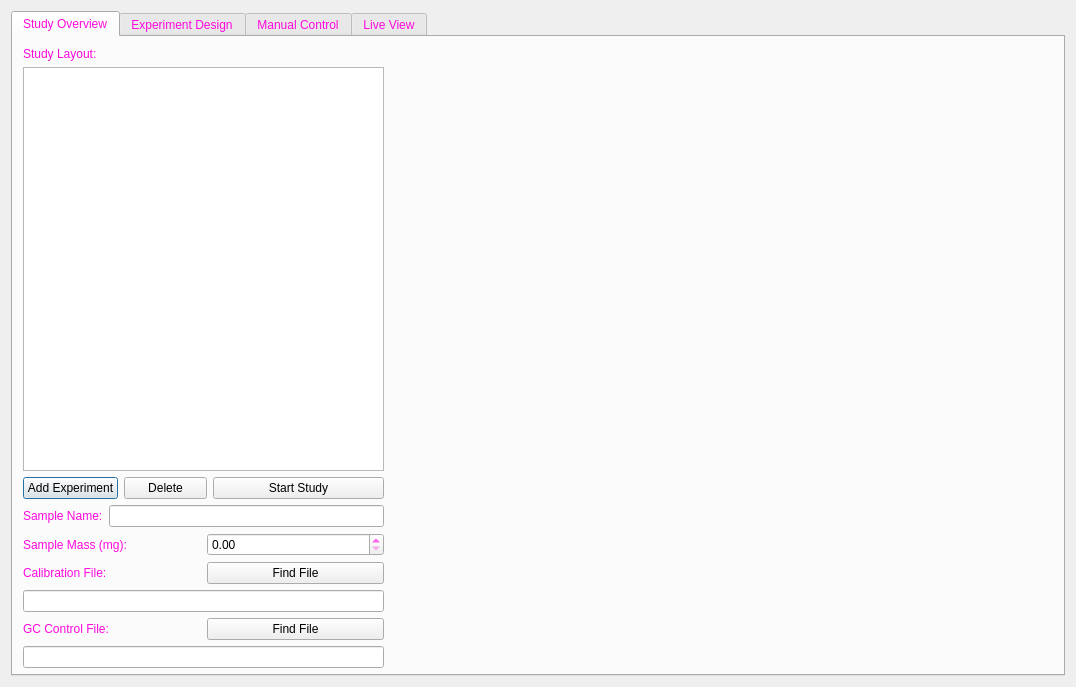
<?xml version="1.0" encoding="UTF-8"?>
<ui version="4.0">
 <class>Dialog</class>
 <widget class="QDialog" name="Dialog">
  <property name="geometry">
   <rect>
    <x>0</x>
    <y>0</y>
    <width>1076</width>
    <height>687</height>
   </rect>
  </property>
  <property name="windowTitle">
   <string>Dialog</string>
  </property>
  <layout class="QHBoxLayout" name="horizontalLayout_6">
   <item>
    <widget class="QTabWidget" name="tabWidget">
     <property name="sizePolicy">
      <sizepolicy hsizetype="Expanding" vsizetype="Expanding">
       <horstretch>0</horstretch>
       <verstretch>0</verstretch>
      </sizepolicy>
     </property>
     <property name="palette">
      <palette>
       <active>
        <colorrole role="WindowText">
         <brush brushstyle="SolidPattern">
          <color alpha="255">
           <red>255</red>
           <green>8</green>
           <blue>222</blue>
          </color>
         </brush>
        </colorrole>
        <colorrole role="NoRole">
         <brush brushstyle="SolidPattern">
          <color alpha="255">
           <red>252</red>
           <green>5</green>
           <blue>10</blue>
          </color>
         </brush>
        </colorrole>
       </active>
       <inactive>
        <colorrole role="WindowText">
         <brush brushstyle="SolidPattern">
          <color alpha="255">
           <red>255</red>
           <green>8</green>
           <blue>222</blue>
          </color>
         </brush>
        </colorrole>
        <colorrole role="NoRole">
         <brush brushstyle="SolidPattern">
          <color alpha="255">
           <red>252</red>
           <green>5</green>
           <blue>10</blue>
          </color>
         </brush>
        </colorrole>
       </inactive>
       <disabled>
        <colorrole role="WindowText">
         <brush brushstyle="SolidPattern">
          <color alpha="255">
           <red>0</red>
           <green>85</green>
           <blue>127</blue>
          </color>
         </brush>
        </colorrole>
        <colorrole role="NoRole">
         <brush brushstyle="SolidPattern">
          <color alpha="255">
           <red>252</red>
           <green>5</green>
           <blue>10</blue>
          </color>
         </brush>
        </colorrole>
       </disabled>
      </palette>
     </property>
     <property name="autoFillBackground">
      <bool>false</bool>
     </property>
     <property name="currentIndex">
      <number>0</number>
     </property>
     <widget class="QWidget" name="tabOverview">
      <attribute name="title">
       <string>Study Overview</string>
      </attribute>
      <widget class="QWidget" name="horizontalLayoutWidget">
       <property name="geometry">
        <rect>
         <x>10</x>
         <y>10</y>
         <width>361</width>
         <height>621</height>
        </rect>
       </property>
       <layout class="QHBoxLayout" name="horizontalLayout_4">
        <item>
         <layout class="QVBoxLayout" name="verticalLayout_3">
          <item>
           <widget class="QLabel" name="label">
            <property name="maximumSize">
             <size>
              <width>16777215</width>
              <height>30</height>
             </size>
            </property>
            <property name="text">
             <string>Study Layout:</string>
            </property>
           </widget>
          </item>
          <item>
           <layout class="QGridLayout" name="gridLayout">
            <item row="2" column="0">
             <widget class="QPushButton" name="butAddExpt">
              <property name="text">
               <string>Add Experiment</string>
              </property>
              <property name="checkable">
               <bool>false</bool>
              </property>
             </widget>
            </item>
            <item row="2" column="1">
             <widget class="QPushButton" name="butDelete">
              <property name="text">
               <string>Delete</string>
              </property>
             </widget>
            </item>
            <item row="2" column="2" colspan="2">
             <widget class="QPushButton" name="butStart">
              <property name="text">
               <string>Start Study</string>
              </property>
             </widget>
            </item>
            <item row="0" column="0" colspan="4">
             <widget class="QListWidget" name="listWidget"/>
            </item>
           </layout>
          </item>
          <item>
           <layout class="QVBoxLayout" name="verticalLayout_2">
            <item>
             <layout class="QHBoxLayout" name="horizontalLayout">
              <item>
               <widget class="QLabel" name="label_2">
                <property name="maximumSize">
                 <size>
                  <width>16777215</width>
                  <height>30</height>
                 </size>
                </property>
                <property name="text">
                 <string>Sample Name:</string>
                </property>
               </widget>
              </item>
              <item>
               <widget class="QLineEdit" name="sample_name"/>
              </item>
             </layout>
            </item>
            <item>
             <layout class="QHBoxLayout" name="horizontalLayout_3">
              <item>
               <widget class="QLabel" name="label_4">
                <property name="maximumSize">
                 <size>
                  <width>16777215</width>
                  <height>30</height>
                 </size>
                </property>
                <property name="text">
                 <string>Sample Mass (mg):</string>
                </property>
               </widget>
              </item>
              <item>
               <widget class="QDoubleSpinBox" name="sample_mass">
                <property name="maximumSize">
                 <size>
                  <width>16777215</width>
                  <height>30</height>
                 </size>
                </property>
               </widget>
              </item>
             </layout>
            </item>
            <item>
             <layout class="QHBoxLayout" name="horizontalLayout_2">
              <item>
               <widget class="QLabel" name="label_3">
                <property name="maximumSize">
                 <size>
                  <width>16777215</width>
                  <height>30</height>
                 </size>
                </property>
                <property name="text">
                 <string>Calibration File:</string>
                </property>
               </widget>
              </item>
              <item>
               <widget class="QPushButton" name="findCalFile">
                <property name="maximumSize">
                 <size>
                  <width>16777215</width>
                  <height>30</height>
                 </size>
                </property>
                <property name="text">
                 <string>Find File</string>
                </property>
               </widget>
              </item>
             </layout>
            </item>
            <item>
             <widget class="QLineEdit" name="cal_path"/>
            </item>
           </layout>
          </item>
          <item>
           <layout class="QHBoxLayout" name="horizontalLayout_7">
            <item>
             <widget class="QLabel" name="label_6">
              <property name="text">
               <string>GC Control File:</string>
              </property>
             </widget>
            </item>
            <item>
             <widget class="QPushButton" name="findCtrlFile">
              <property name="text">
               <string>Find File</string>
              </property>
             </widget>
            </item>
           </layout>
          </item>
          <item>
           <widget class="QLineEdit" name="ctrl_path"/>
          </item>
         </layout>
        </item>
       </layout>
      </widget>
      <widget class="QWidget" name="verticalLayoutWidget">
       <property name="geometry">
        <rect>
         <x>379</x>
         <y>10</y>
         <width>661</width>
         <height>621</height>
        </rect>
       </property>
       <layout class="QVBoxLayout" name="verticalLayout_7"/>
      </widget>
     </widget>
     <widget class="QWidget" name="tabExperimentDesign">
      <attribute name="title">
       <string>Experiment Design</string>
      </attribute>
      <widget class="QWidget" name="horizontalLayoutWidget_3">
       <property name="geometry">
        <rect>
         <x>10</x>
         <y>10</y>
         <width>361</width>
         <height>619</height>
        </rect>
       </property>
       <layout class="QHBoxLayout" name="horizontalLayout_10">
        <item>
         <layout class="QVBoxLayout" name="verticalLayout">
          <property name="spacing">
           <number>20</number>
          </property>
          <item>
           <layout class="QFormLayout" name="formLayout_6">
            <property name="sizeConstraint">
             <enum>QLayout::SetMaximumSize</enum>
            </property>
            <property name="fieldGrowthPolicy">
             <enum>QFormLayout::AllNonFixedFieldsGrow</enum>
            </property>
            <property name="verticalSpacing">
             <number>9</number>
            </property>
            <item row="0" column="0">
             <widget class="QLabel" name="label_5">
              <property name="text">
               <string>Experiment Type</string>
              </property>
             </widget>
            </item>
            <item row="0" column="1">
             <widget class="QComboBox" name="expt_types"/>
            </item>
           </layout>
          </item>
          <item>
           <layout class="QHBoxLayout" name="horizontalLayout_9">
            <property name="sizeConstraint">
             <enum>QLayout::SetMaximumSize</enum>
            </property>
            <item>
             <widget class="QLabel" name="IndVar">
              <property name="maximumSize">
               <size>
                <width>16777215</width>
                <height>30</height>
               </size>
              </property>
              <property name="text">
               <string>Independent Variable:</string>
              </property>
             </widget>
            </item>
            <item>
             <widget class="QLabel" name="label_IndVar">
              <property name="text">
               <string> - </string>
              </property>
             </widget>
            </item>
           </layout>
          </item>
          <item>
           <layout class="QGridLayout" name="gridLayout_9">
            <property name="sizeConstraint">
             <enum>QLayout::SetMaximumSize</enum>
            </property>
            <property name="topMargin">
             <number>0</number>
            </property>
            <property name="verticalSpacing">
             <number>0</number>
            </property>
            <item row="0" column="0">
             <widget class="QLabel" name="label_78">
              <property name="maximumSize">
               <size>
                <width>16777215</width>
                <height>30</height>
               </size>
              </property>
              <property name="text">
               <string>Start</string>
              </property>
             </widget>
            </item>
            <item row="0" column="1">
             <widget class="QLabel" name="label_79">
              <property name="maximumSize">
               <size>
                <width>16777215</width>
                <height>30</height>
               </size>
              </property>
              <property name="text">
               <string>Stop</string>
              </property>
             </widget>
            </item>
            <item row="0" column="2">
             <widget class="QLabel" name="label_80">
              <property name="maximumSize">
               <size>
                <width>16777215</width>
                <height>30</height>
               </size>
              </property>
              <property name="text">
               <string>Step</string>
              </property>
             </widget>
            </item>
            <item row="1" column="0">
             <widget class="QDoubleSpinBox" name="IndVar_start">
              <property name="maximum">
               <double>1000.000000000000000</double>
              </property>
             </widget>
            </item>
            <item row="1" column="1">
             <widget class="QDoubleSpinBox" name="IndVar_stop">
              <property name="maximum">
               <double>1000.000000000000000</double>
              </property>
             </widget>
            </item>
            <item row="1" column="2">
             <widget class="QDoubleSpinBox" name="IndVar_step">
              <property name="maximum">
               <double>1000.000000000000000</double>
              </property>
             </widget>
            </item>
           </layout>
          </item>
          <item>
           <layout class="QFormLayout" name="formLayout_4">
            <property name="verticalSpacing">
             <number>20</number>
            </property>
            <item row="0" column="0">
             <widget class="QLabel" name="label_7">
              <property name="text">
               <string>Power (mW)</string>
              </property>
             </widget>
            </item>
            <item row="0" column="1">
             <widget class="QDoubleSpinBox" name="setPower">
              <property name="alignment">
               <set>Qt::AlignRight|Qt::AlignTrailing|Qt::AlignVCenter</set>
              </property>
              <property name="maximum">
               <double>2000.000000000000000</double>
              </property>
             </widget>
            </item>
            <item row="1" column="0">
             <widget class="QLabel" name="label_77">
              <property name="text">
               <string>Temperature (K)</string>
              </property>
             </widget>
            </item>
            <item row="1" column="1">
             <widget class="QDoubleSpinBox" name="setTemp">
              <property name="alignment">
               <set>Qt::AlignRight|Qt::AlignTrailing|Qt::AlignVCenter</set>
              </property>
              <property name="maximum">
               <double>723.000000000000000</double>
              </property>
             </widget>
            </item>
            <item row="2" column="0">
             <widget class="QLabel" name="label_8">
              <property name="text">
               <string>&lt;html&gt;&lt;head/&gt;&lt;body&gt;&lt;p&gt;Sample Rate (min&lt;span style=&quot; vertical-align:super;&quot;&gt;-1&lt;/span&gt;)&lt;/p&gt;&lt;/body&gt;&lt;/html&gt;</string>
              </property>
             </widget>
            </item>
            <item row="2" column="1">
             <widget class="QSpinBox" name="setSampleRate">
              <property name="alignment">
               <set>Qt::AlignRight|Qt::AlignTrailing|Qt::AlignVCenter</set>
              </property>
             </widget>
            </item>
            <item row="3" column="0">
             <widget class="QLabel" name="label_9">
              <property name="text">
               <string>Sample Size (#)</string>
              </property>
             </widget>
            </item>
            <item row="3" column="1">
             <widget class="QSpinBox" name="setSampleSize">
              <property name="alignment">
               <set>Qt::AlignRight|Qt::AlignTrailing|Qt::AlignVCenter</set>
              </property>
             </widget>
            </item>
            <item row="4" column="0">
             <widget class="QLabel" name="label_10">
              <property name="text">
               <string>&lt;html&gt;&lt;head/&gt;&lt;body&gt;&lt;p&gt;Ramp Rate (&lt;span style=&quot; vertical-align:super;&quot;&gt;o&lt;/span&gt;C/min)&lt;/p&gt;&lt;/body&gt;&lt;/html&gt;</string>
              </property>
             </widget>
            </item>
            <item row="4" column="1">
             <widget class="QSpinBox" name="setRampRate">
              <property name="alignment">
               <set>Qt::AlignRight|Qt::AlignTrailing|Qt::AlignVCenter</set>
              </property>
             </widget>
            </item>
            <item row="5" column="0">
             <widget class="QLabel" name="label_11">
              <property name="text">
               <string>Buffer Time (min)</string>
              </property>
             </widget>
            </item>
            <item row="5" column="1">
             <widget class="QSpinBox" name="setBuffer">
              <property name="alignment">
               <set>Qt::AlignRight|Qt::AlignTrailing|Qt::AlignVCenter</set>
              </property>
             </widget>
            </item>
            <item row="6" column="0">
             <widget class="QLabel" name="label_15">
              <property name="text">
               <string>Total Flow (sccm)</string>
              </property>
             </widget>
            </item>
            <item row="6" column="1">
             <widget class="QDoubleSpinBox" name="setFlow">
              <property name="alignment">
               <set>Qt::AlignRight|Qt::AlignTrailing|Qt::AlignVCenter</set>
              </property>
              <property name="maximum">
               <double>50.000000000000000</double>
              </property>
              <property name="singleStep">
               <double>0.100000000000000</double>
              </property>
             </widget>
            </item>
           </layout>
          </item>
          <item>
           <layout class="QGridLayout" name="gridLayout_2">
            <property name="verticalSpacing">
             <number>16</number>
            </property>
            <item row="0" column="1">
             <widget class="QLabel" name="label_16">
              <property name="text">
               <string>Composition (frac)</string>
              </property>
             </widget>
            </item>
            <item row="0" column="2">
             <widget class="QLabel" name="label_17">
              <property name="text">
               <string>Gas Type</string>
              </property>
             </widget>
            </item>
            <item row="1" column="0">
             <widget class="QLabel" name="label_12">
              <property name="text">
               <string>Gas A</string>
              </property>
             </widget>
            </item>
            <item row="1" column="1">
             <widget class="QDoubleSpinBox" name="setGasAComp">
              <property name="alignment">
               <set>Qt::AlignRight|Qt::AlignTrailing|Qt::AlignVCenter</set>
              </property>
              <property name="maximum">
               <double>1.000000000000000</double>
              </property>
              <property name="singleStep">
               <double>0.010000000000000</double>
              </property>
             </widget>
            </item>
            <item row="1" column="2">
             <widget class="QComboBox" name="setGasAType"/>
            </item>
            <item row="2" column="0">
             <widget class="QLabel" name="label_13">
              <property name="text">
               <string>Gas B</string>
              </property>
             </widget>
            </item>
            <item row="2" column="1">
             <widget class="QDoubleSpinBox" name="setGasBComp">
              <property name="alignment">
               <set>Qt::AlignRight|Qt::AlignTrailing|Qt::AlignVCenter</set>
              </property>
              <property name="maximum">
               <double>1.000000000000000</double>
              </property>
              <property name="singleStep">
               <double>0.010000000000000</double>
              </property>
             </widget>
            </item>
            <item row="2" column="2">
             <widget class="QComboBox" name="setGasBType"/>
            </item>
            <item row="3" column="0">
             <widget class="QLabel" name="label_14">
              <property name="text">
               <string>Gas C</string>
              </property>
             </widget>
            </item>
            <item row="3" column="1">
             <widget class="QDoubleSpinBox" name="setGasCComp">
              <property name="alignment">
               <set>Qt::AlignRight|Qt::AlignTrailing|Qt::AlignVCenter</set>
              </property>
              <property name="maximum">
               <double>1.000000000000000</double>
              </property>
              <property name="singleStep">
               <double>0.010000000000000</double>
              </property>
             </widget>
            </item>
            <item row="3" column="2">
             <widget class="QComboBox" name="setGasCType"/>
            </item>
           </layout>
          </item>
         </layout>
        </item>
       </layout>
      </widget>
      <widget class="QWidget" name="verticalLayoutWidget_2">
       <property name="geometry">
        <rect>
         <x>380</x>
         <y>10</y>
         <width>661</width>
         <height>621</height>
        </rect>
       </property>
       <layout class="QVBoxLayout" name="verticalLayout_8"/>
      </widget>
     </widget>
     <widget class="QWidget" name="tabManualControl">
      <attribute name="title">
       <string>Manual Control</string>
      </attribute>
      <widget class="QWidget" name="layoutWidget">
       <property name="geometry">
        <rect>
         <x>80</x>
         <y>30</y>
         <width>321</width>
         <height>422</height>
        </rect>
       </property>
       <layout class="QVBoxLayout" name="manualControlLayout">
        <item>
         <layout class="QFormLayout" name="formLayout_2">
          <item row="0" column="0">
           <widget class="QLabel" name="label_60">
            <property name="text">
             <string>Temperature</string>
            </property>
           </widget>
          </item>
          <item row="1" column="0">
           <widget class="QLabel" name="label_62">
            <property name="text">
             <string>&lt;html&gt;&lt;head/&gt;&lt;body&gt;&lt;p&gt;Ramp Rate (&lt;span style=&quot; vertical-align:super;&quot;&gt;o&lt;/span&gt;C/min)&lt;/p&gt;&lt;/body&gt;&lt;/html&gt;</string>
            </property>
           </widget>
          </item>
          <item row="1" column="1">
           <widget class="QSpinBox" name="manualRamp">
            <property name="alignment">
             <set>Qt::AlignRight|Qt::AlignTrailing|Qt::AlignVCenter</set>
            </property>
           </widget>
          </item>
          <item row="2" column="0">
           <widget class="QLabel" name="label_63">
            <property name="text">
             <string>Power</string>
            </property>
           </widget>
          </item>
          <item row="2" column="1">
           <widget class="QDoubleSpinBox" name="manualPower">
            <property name="alignment">
             <set>Qt::AlignRight|Qt::AlignTrailing|Qt::AlignVCenter</set>
            </property>
           </widget>
          </item>
          <item row="3" column="0">
           <widget class="QLabel" name="label_52">
            <property name="text">
             <string>&lt;html&gt;&lt;head/&gt;&lt;body&gt;&lt;p&gt;Sample Rate (min&lt;span style=&quot; vertical-align:super;&quot;&gt;-1&lt;/span&gt;)&lt;/p&gt;&lt;/body&gt;&lt;/html&gt;</string>
            </property>
           </widget>
          </item>
          <item row="3" column="1">
           <widget class="QSpinBox" name="manualSampleRate">
            <property name="alignment">
             <set>Qt::AlignRight|Qt::AlignTrailing|Qt::AlignVCenter</set>
            </property>
           </widget>
          </item>
          <item row="4" column="0">
           <widget class="QLabel" name="label_61">
            <property name="text">
             <string>Sample Size (#)</string>
            </property>
           </widget>
          </item>
          <item row="4" column="1">
           <widget class="QSpinBox" name="manualSampleSize">
            <property name="alignment">
             <set>Qt::AlignRight|Qt::AlignTrailing|Qt::AlignVCenter</set>
            </property>
           </widget>
          </item>
          <item row="5" column="0">
           <widget class="QLabel" name="label_64">
            <property name="text">
             <string>Buffer Time (min)</string>
            </property>
           </widget>
          </item>
          <item row="5" column="1">
           <widget class="QSpinBox" name="manualBuffer">
            <property name="alignment">
             <set>Qt::AlignRight|Qt::AlignTrailing|Qt::AlignVCenter</set>
            </property>
           </widget>
          </item>
          <item row="0" column="1">
           <widget class="QDoubleSpinBox" name="manualTemp">
            <property name="alignment">
             <set>Qt::AlignRight|Qt::AlignTrailing|Qt::AlignVCenter</set>
            </property>
           </widget>
          </item>
         </layout>
        </item>
        <item>
         <layout class="QGridLayout" name="gridLayout_7">
          <item row="0" column="2">
           <widget class="QLabel" name="label_56">
            <property name="text">
             <string>Gas Type</string>
            </property>
            <property name="alignment">
             <set>Qt::AlignCenter</set>
            </property>
           </widget>
          </item>
          <item row="1" column="0">
           <widget class="QLabel" name="label_57">
            <property name="text">
             <string>Gas A</string>
            </property>
           </widget>
          </item>
          <item row="1" column="2">
           <widget class="QComboBox" name="manualGasAType"/>
          </item>
          <item row="2" column="0">
           <widget class="QLabel" name="label_58">
            <property name="text">
             <string>Gas B</string>
            </property>
           </widget>
          </item>
          <item row="3" column="0">
           <widget class="QLabel" name="label_59">
            <property name="text">
             <string>Gas C</string>
            </property>
           </widget>
          </item>
          <item row="0" column="1">
           <widget class="QLabel" name="label_55">
            <property name="text">
             <string>Composition</string>
            </property>
            <property name="alignment">
             <set>Qt::AlignCenter</set>
            </property>
           </widget>
          </item>
          <item row="1" column="1">
           <widget class="QDoubleSpinBox" name="manualGasAComp">
            <property name="alignment">
             <set>Qt::AlignRight|Qt::AlignTrailing|Qt::AlignVCenter</set>
            </property>
           </widget>
          </item>
          <item row="2" column="1">
           <widget class="QDoubleSpinBox" name="manualGasBComp">
            <property name="alignment">
             <set>Qt::AlignRight|Qt::AlignTrailing|Qt::AlignVCenter</set>
            </property>
           </widget>
          </item>
          <item row="3" column="1">
           <widget class="QDoubleSpinBox" name="manualGasCComp">
            <property name="alignment">
             <set>Qt::AlignRight|Qt::AlignTrailing|Qt::AlignVCenter</set>
            </property>
           </widget>
          </item>
          <item row="2" column="2">
           <widget class="QComboBox" name="manualGasBType"/>
          </item>
          <item row="3" column="2">
           <widget class="QComboBox" name="manualGasCType"/>
          </item>
         </layout>
        </item>
        <item>
         <layout class="QFormLayout" name="formLayout_3">
          <item row="0" column="0">
           <widget class="QLabel" name="label_54">
            <property name="text">
             <string>Total Flow</string>
            </property>
           </widget>
          </item>
          <item row="0" column="1">
           <widget class="QDoubleSpinBox" name="manualFlow">
            <property name="alignment">
             <set>Qt::AlignRight|Qt::AlignTrailing|Qt::AlignVCenter</set>
            </property>
           </widget>
          </item>
          <item row="1" column="0" colspan="2">
           <widget class="QDialogButtonBox" name="buttonBox">
            <property name="layoutDirection">
             <enum>Qt::RightToLeft</enum>
            </property>
            <property name="orientation">
             <enum>Qt::Horizontal</enum>
            </property>
            <property name="standardButtons">
             <set>QDialogButtonBox::Apply|QDialogButtonBox::Reset</set>
            </property>
            <property name="centerButtons">
             <bool>true</bool>
            </property>
           </widget>
          </item>
         </layout>
        </item>
       </layout>
      </widget>
      <widget class="QProgressBar" name="progressBar">
       <property name="geometry">
        <rect>
         <x>460</x>
         <y>320</y>
         <width>251</width>
         <height>31</height>
        </rect>
       </property>
       <property name="maximum">
        <number>100</number>
       </property>
       <property name="value">
        <number>100</number>
       </property>
      </widget>
      <widget class="QLabel" name="label_18">
       <property name="geometry">
        <rect>
         <x>460</x>
         <y>300</y>
         <width>181</width>
         <height>19</height>
        </rect>
       </property>
       <property name="text">
        <string>Manual Update Progress:</string>
       </property>
      </widget>
      <widget class="QGroupBox" name="groupBox">
       <property name="geometry">
        <rect>
         <x>460</x>
         <y>30</y>
         <width>241</width>
         <height>260</height>
        </rect>
       </property>
       <property name="title">
        <string>Live Readout:</string>
       </property>
       <widget class="QWidget" name="layoutWidget">
        <property name="geometry">
         <rect>
          <x>6</x>
          <y>30</y>
          <width>232</width>
          <height>220</height>
         </rect>
        </property>
        <layout class="QVBoxLayout" name="verticalLiveReadout1">
         <item>
          <layout class="QFormLayout" name="formLayout">
           <item row="1" column="0">
            <widget class="QLabel" name="label_75">
             <property name="text">
              <string>Current Power:</string>
             </property>
            </widget>
           </item>
           <item row="0" column="0">
            <widget class="QLabel" name="label_74">
             <property name="text">
              <string>Current Temperature:</string>
             </property>
            </widget>
           </item>
           <item row="0" column="1">
            <widget class="QLabel" name="current_temp_1">
             <property name="text">
              <string>TextLabel</string>
             </property>
             <property name="alignment">
              <set>Qt::AlignRight|Qt::AlignTrailing|Qt::AlignVCenter</set>
             </property>
            </widget>
           </item>
           <item row="1" column="1">
            <widget class="QLabel" name="current_power_1">
             <property name="text">
              <string>TextLabel</string>
             </property>
             <property name="alignment">
              <set>Qt::AlignRight|Qt::AlignTrailing|Qt::AlignVCenter</set>
             </property>
            </widget>
           </item>
          </layout>
         </item>
         <item>
          <layout class="QGridLayout" name="gridLayout_8">
           <item row="4" column="0">
            <widget class="QLabel" name="label_53">
             <property name="text">
              <string>Output:</string>
             </property>
            </widget>
           </item>
           <item row="3" column="2">
            <widget class="QLabel" name="current_gasC_type_1">
             <property name="text">
              <string>TextLabel</string>
             </property>
             <property name="alignment">
              <set>Qt::AlignCenter</set>
             </property>
            </widget>
           </item>
           <item row="2" column="2">
            <widget class="QLabel" name="current_gasB_type_1">
             <property name="text">
              <string>TextLabel</string>
             </property>
             <property name="alignment">
              <set>Qt::AlignCenter</set>
             </property>
            </widget>
           </item>
           <item row="1" column="2">
            <widget class="QLabel" name="current_gasA_type_1">
             <property name="text">
              <string>TextLabel</string>
             </property>
             <property name="alignment">
              <set>Qt::AlignCenter</set>
             </property>
            </widget>
           </item>
           <item row="4" column="2">
            <widget class="QLabel" name="label_73">
             <property name="text">
              <string>-</string>
             </property>
            </widget>
           </item>
           <item row="2" column="0">
            <widget class="QLabel" name="label_68">
             <property name="text">
              <string>Gas B</string>
             </property>
            </widget>
           </item>
           <item row="3" column="0">
            <widget class="QLabel" name="label_69">
             <property name="text">
              <string>Gas C</string>
             </property>
            </widget>
           </item>
           <item row="0" column="1">
            <widget class="QLabel" name="label_65">
             <property name="text">
              <string>Flow</string>
             </property>
            </widget>
           </item>
           <item row="0" column="2">
            <widget class="QLabel" name="label_66">
             <property name="text">
              <string>Gas Type</string>
             </property>
            </widget>
           </item>
           <item row="1" column="0">
            <widget class="QLabel" name="label_67">
             <property name="text">
              <string>Gas A</string>
             </property>
            </widget>
           </item>
           <item row="1" column="1">
            <widget class="QLabel" name="current_gasA_comp_1">
             <property name="text">
              <string>TextLabel</string>
             </property>
             <property name="alignment">
              <set>Qt::AlignCenter</set>
             </property>
            </widget>
           </item>
           <item row="2" column="1">
            <widget class="QLabel" name="current_gasB_comp_1">
             <property name="text">
              <string>TextLabel</string>
             </property>
             <property name="alignment">
              <set>Qt::AlignCenter</set>
             </property>
            </widget>
           </item>
           <item row="3" column="1">
            <widget class="QLabel" name="current_gasC_comp_1">
             <property name="text">
              <string>TextLabel</string>
             </property>
             <property name="alignment">
              <set>Qt::AlignCenter</set>
             </property>
            </widget>
           </item>
           <item row="4" column="1">
            <widget class="QLabel" name="current_gasD_flow_1">
             <property name="text">
              <string>TextLabel</string>
             </property>
             <property name="alignment">
              <set>Qt::AlignCenter</set>
             </property>
            </widget>
           </item>
          </layout>
         </item>
        </layout>
       </widget>
      </widget>
      <widget class="QLabel" name="label_38">
       <property name="geometry">
        <rect>
         <x>810</x>
         <y>520</y>
         <width>211</width>
         <height>91</height>
        </rect>
       </property>
       <property name="text">
        <string/>
       </property>
       <property name="pixmap">
        <pixmap>gui_style_guides/drawing.svg</pixmap>
       </property>
       <property name="scaledContents">
        <bool>true</bool>
       </property>
       <property name="alignment">
        <set>Qt::AlignCenter</set>
       </property>
      </widget>
     </widget>
     <widget class="QWidget" name="tabLiveView">
      <attribute name="title">
       <string>Live View</string>
      </attribute>
      <widget class="QLabel" name="label_37">
       <property name="geometry">
        <rect>
         <x>810</x>
         <y>520</y>
         <width>211</width>
         <height>91</height>
        </rect>
       </property>
       <property name="text">
        <string/>
       </property>
       <property name="pixmap">
        <pixmap>gui_style_guides/drawing.svg</pixmap>
       </property>
       <property name="scaledContents">
        <bool>true</bool>
       </property>
       <property name="alignment">
        <set>Qt::AlignCenter</set>
       </property>
      </widget>
      <widget class="QGroupBox" name="groupBox_3">
       <property name="geometry">
        <rect>
         <x>60</x>
         <y>30</y>
         <width>241</width>
         <height>260</height>
        </rect>
       </property>
       <property name="title">
        <string>Live Readout:</string>
       </property>
       <widget class="QWidget" name="layoutWidget_9">
        <property name="geometry">
         <rect>
          <x>3</x>
          <y>30</y>
          <width>234</width>
          <height>221</height>
         </rect>
        </property>
        <layout class="QVBoxLayout" name="verticalLiveReadout1_2">
         <item>
          <layout class="QFormLayout" name="formLayout_5">
           <item row="0" column="0">
            <widget class="QLabel" name="label_91">
             <property name="text">
              <string>Current Temperature:</string>
             </property>
            </widget>
           </item>
           <item row="1" column="0">
            <widget class="QLabel" name="label_92">
             <property name="text">
              <string>Current Power:</string>
             </property>
            </widget>
           </item>
           <item row="0" column="1">
            <widget class="QLabel" name="current_temp_2">
             <property name="text">
              <string>TextLabel</string>
             </property>
             <property name="alignment">
              <set>Qt::AlignRight|Qt::AlignTrailing|Qt::AlignVCenter</set>
             </property>
            </widget>
           </item>
           <item row="1" column="1">
            <widget class="QLabel" name="current_power_2">
             <property name="text">
              <string>TextLabel</string>
             </property>
             <property name="alignment">
              <set>Qt::AlignRight|Qt::AlignTrailing|Qt::AlignVCenter</set>
             </property>
            </widget>
           </item>
          </layout>
         </item>
         <item>
          <layout class="QGridLayout" name="gridLayout_10">
           <item row="0" column="2">
            <widget class="QLabel" name="label_70">
             <property name="text">
              <string>Gas Type</string>
             </property>
            </widget>
           </item>
           <item row="0" column="1">
            <widget class="QLabel" name="label_71">
             <property name="text">
              <string>Flow</string>
             </property>
            </widget>
           </item>
           <item row="1" column="0">
            <widget class="QLabel" name="label_72">
             <property name="text">
              <string>Gas A</string>
             </property>
            </widget>
           </item>
           <item row="2" column="0">
            <widget class="QLabel" name="label_93">
             <property name="text">
              <string>Gas B</string>
             </property>
            </widget>
           </item>
           <item row="3" column="0">
            <widget class="QLabel" name="label_94">
             <property name="text">
              <string>Gas C</string>
             </property>
            </widget>
           </item>
           <item row="4" column="0">
            <widget class="QLabel" name="label_95">
             <property name="text">
              <string>Output:</string>
             </property>
            </widget>
           </item>
           <item row="1" column="2">
            <widget class="QLabel" name="current_gasA_type_2">
             <property name="text">
              <string>TextLabel</string>
             </property>
             <property name="alignment">
              <set>Qt::AlignCenter</set>
             </property>
            </widget>
           </item>
           <item row="2" column="2">
            <widget class="QLabel" name="current_gasB_type_2">
             <property name="text">
              <string>TextLabel</string>
             </property>
             <property name="alignment">
              <set>Qt::AlignCenter</set>
             </property>
            </widget>
           </item>
           <item row="3" column="2">
            <widget class="QLabel" name="current_gasC_type_2">
             <property name="text">
              <string>TextLabel</string>
             </property>
             <property name="alignment">
              <set>Qt::AlignCenter</set>
             </property>
            </widget>
           </item>
           <item row="4" column="2">
            <widget class="QLabel" name="label_96">
             <property name="text">
              <string>sccm</string>
             </property>
             <property name="alignment">
              <set>Qt::AlignCenter</set>
             </property>
            </widget>
           </item>
           <item row="1" column="1">
            <widget class="QLabel" name="current_gasA_comp_2">
             <property name="text">
              <string>TextLabel</string>
             </property>
             <property name="alignment">
              <set>Qt::AlignCenter</set>
             </property>
            </widget>
           </item>
           <item row="2" column="1">
            <widget class="QLabel" name="current_gasB_comp_2">
             <property name="text">
              <string>TextLabel</string>
             </property>
             <property name="alignment">
              <set>Qt::AlignCenter</set>
             </property>
            </widget>
           </item>
           <item row="3" column="1">
            <widget class="QLabel" name="current_gasC_comp_2">
             <property name="text">
              <string>TextLabel</string>
             </property>
             <property name="alignment">
              <set>Qt::AlignCenter</set>
             </property>
            </widget>
           </item>
           <item row="4" column="1">
            <widget class="QLabel" name="current_gasD_flow_2">
             <property name="text">
              <string>TextLabel</string>
             </property>
             <property name="alignment">
              <set>Qt::AlignCenter</set>
             </property>
            </widget>
           </item>
          </layout>
         </item>
        </layout>
       </widget>
      </widget>
     </widget>
    </widget>
   </item>
  </layout>
 </widget>
 <resources/>
 <connections/>
</ui>
